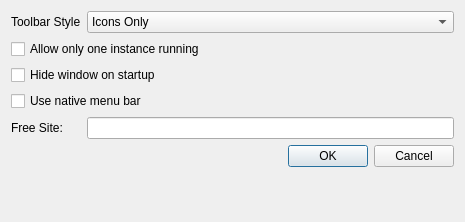
<?xml version="1.0" encoding="UTF-8"?>
<ui version="4.0">
 <class>SettingsDialog</class>
 <widget class="QDialog" name="SettingsDialog">
  <property name="geometry">
   <rect>
    <x>0</x>
    <y>0</y>
    <width>465</width>
    <height>222</height>
   </rect>
  </property>
  <property name="windowTitle">
   <string>General Settings</string>
  </property>
  <layout class="QFormLayout" name="formLayout">
   <item row="2" column="0">
    <widget class="QLabel" name="toolbarStyleLabel">
     <property name="text">
      <string>Toolbar Style</string>
     </property>
    </widget>
   </item>
   <item row="2" column="1">
    <widget class="QComboBox" name="toolbarStyleComboBox">
     <property name="sizePolicy">
      <sizepolicy hsizetype="Expanding" vsizetype="Fixed">
       <horstretch>0</horstretch>
       <verstretch>0</verstretch>
      </sizepolicy>
     </property>
     <item>
      <property name="text">
       <string>Icons Only</string>
      </property>
     </item>
     <item>
      <property name="text">
       <string>Text Only</string>
      </property>
     </item>
     <item>
      <property name="text">
       <string>Text Alongside Icons</string>
      </property>
     </item>
     <item>
      <property name="text">
       <string>Text Under Icons</string>
      </property>
     </item>
     <item>
      <property name="text">
       <string>System Style</string>
      </property>
     </item>
    </widget>
   </item>
   <item row="3" column="0" colspan="2">
    <widget class="QCheckBox" name="oneInstanceCheckBox">
     <property name="text">
      <string>Allow only one instance running</string>
     </property>
    </widget>
   </item>
   <item row="4" column="0" colspan="2">
    <widget class="QCheckBox" name="hideCheckBox">
     <property name="text">
      <string>Hide window on startup</string>
     </property>
    </widget>
   </item>
   <item row="5" column="0" colspan="2">
    <widget class="QCheckBox" name="nativeMenuBarCheckBox">
     <property name="toolTip">
      <string>Need to restart the application for this change to take effect</string>
     </property>
     <property name="text">
      <string>Use native menu bar</string>
     </property>
    </widget>
   </item>
   <item row="7" column="0" colspan="2">
    <widget class="QDialogButtonBox" name="buttonBox">
     <property name="orientation">
      <enum>Qt::Horizontal</enum>
     </property>
     <property name="standardButtons">
      <set>QDialogButtonBox::Cancel|QDialogButtonBox::Ok</set>
     </property>
    </widget>
   </item>
   <item row="6" column="0">
    <widget class="QLabel" name="labelFreeSite">
     <property name="text">
      <string>Free Site:</string>
     </property>
    </widget>
   </item>
   <item row="6" column="1">
    <widget class="QLineEdit" name="lineEditFreeSite">
     <property name="autoFillBackground">
      <bool>false</bool>
     </property>
    </widget>
   </item>
  </layout>
 </widget>
 <resources/>
 <connections>
  <connection>
   <sender>buttonBox</sender>
   <signal>rejected()</signal>
   <receiver>SettingsDialog</receiver>
   <slot>reject()</slot>
   <hints>
    <hint type="sourcelabel">
     <x>316</x>
     <y>260</y>
    </hint>
    <hint type="destinationlabel">
     <x>286</x>
     <y>274</y>
    </hint>
   </hints>
  </connection>
 </connections>
</ui>
